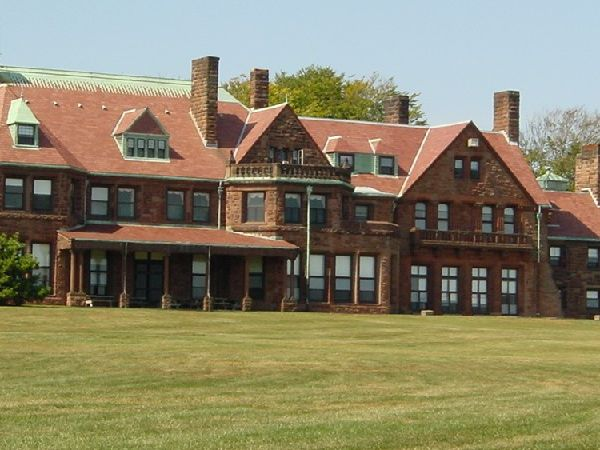
#> input picture lecture_3/input/1-004-1.jpg, 600 x 450 px
$ python edge.py
#> lines starting #> are read from the running program, lines starting #| are printed output that depends on the picture
import cv2
import matplotlib.pyplot as plt
import numpy as np
from PIL import Image
from IPython.display import display, Image

def get_image_data(im):
    rgb = np.array(im)
    return im, rgb

def add_edge(img):
    H, W = img.shape
    WID = 1000# int(np.max(img.shape) * 2 ** 0.5)
    print(WID)
    e_img = np.zeros((WID, WID))
    e_img[
        int((WID-H)/2):int((WID+H)/2),
        int((WID-W)/2):int((WID+W)/2)
    ] = img
    return e_img

if __name__ == '__main__':
    path_src = './input/1-004-1.jpg'
    inputs_src = cv2.imread(path_src)
#> inputs_src is the input picture: shape (450, 600, 3); mean B, G, R 103.8, 130.5, 137
    edges_src = cv2.cvtColor(inputs_src, cv2.COLOR_RGB2GRAY)
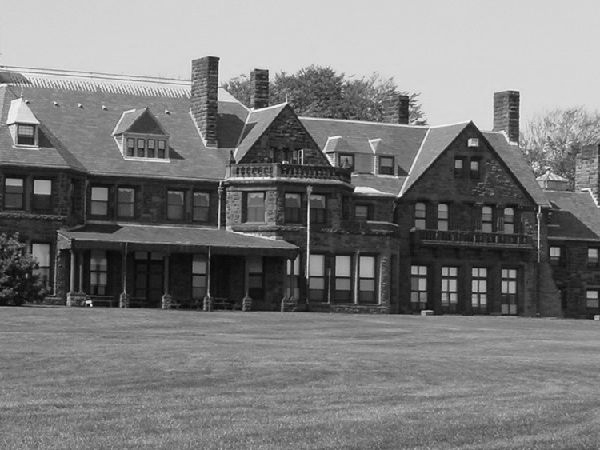
#> edges_src: shape (450, 600); min 1, max 253, mean 123.3
    output = add_edge(edges_src)
#> in add_edge, `e_img[ int((WID-H)/2):int((WID+H)/2), int((WID-W)/2):int((WID+W)/2) ] ..`:
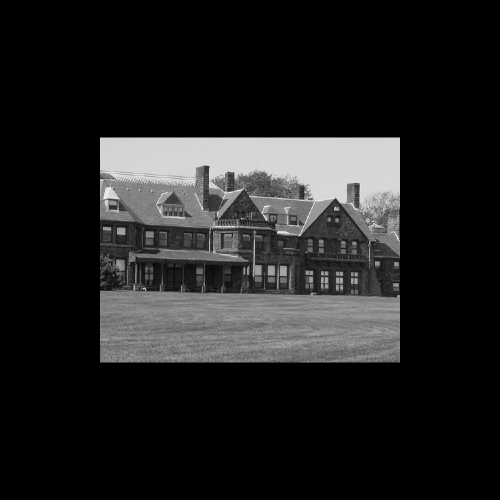
#> e_img: shape (1000, 1000) float64 (shown at 1/2 size); min 0, max 253, mean 33.3
    cv2.imwrite("test1.png", output)

$ run again, with lecture_3/input/1-004-2.jpg copied over lecture_3/input/1-004-1.jpg
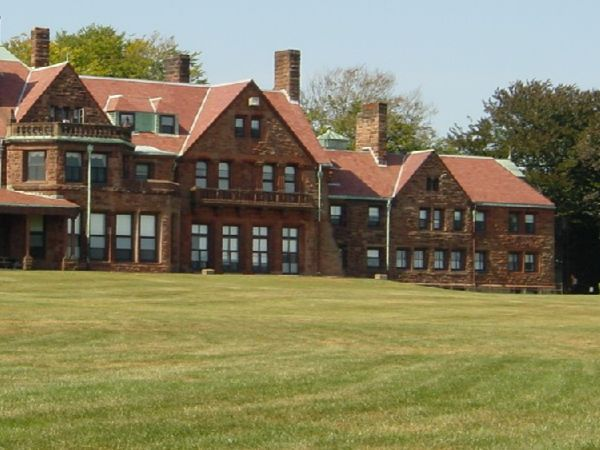
#> input picture lecture_3/input/1-004-2.jpg, 600 x 450 px
#> inputs_src is the input picture: shape (450, 600, 3); mean B, G, R 94.9, 126.4, 131.9
#> `edges_src = cv2.cvtColor(inputs_src, cv2.COLOR_RGB2GRAY)`:
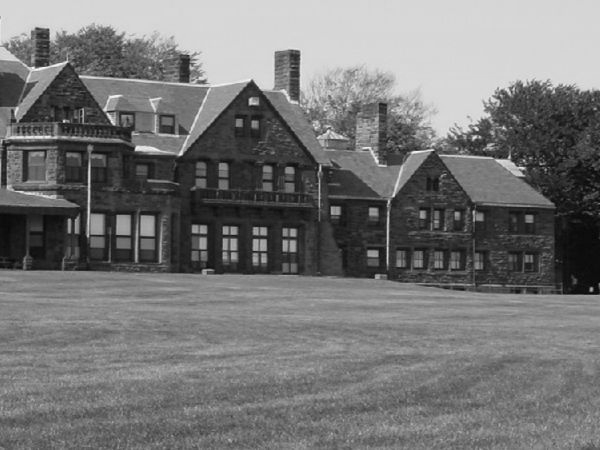
#> edges_src: shape (450, 600); min 5, max 248, mean 117.6
#> in add_edge, `e_img[ int((WID-H)/2):int((WID+H)/2), int((WID-W)/2):int((WID+W)/2) ] ..`:
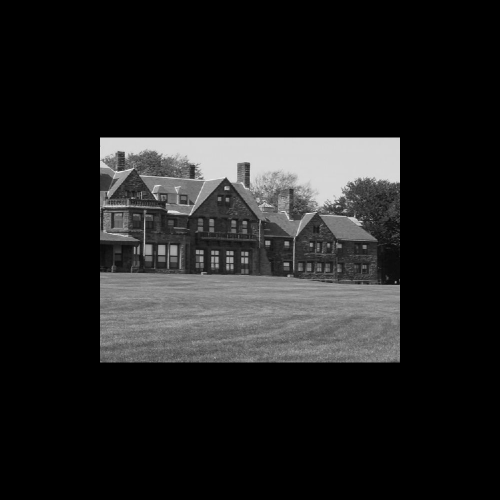
#> e_img: shape (1000, 1000) float64 (shown at 1/2 size); min 0, max 248, mean 31.7

$ run again, with lecture_3/input/2-004-2.jpg copied over lecture_3/input/1-004-1.jpg
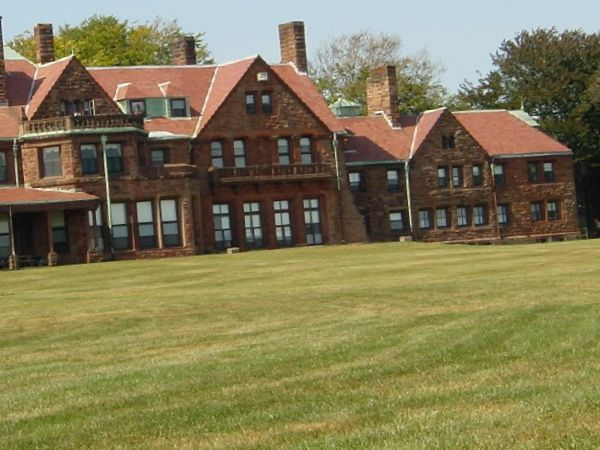
#> input picture lecture_3/input/2-004-2.jpg, 600 x 450 px
#> inputs_src is the input picture: shape (450, 600, 3); mean B, G, R 85.3, 122, 129.6
#> `edges_src = cv2.cvtColor(inputs_src, cv2.COLOR_RGB2GRAY)`:
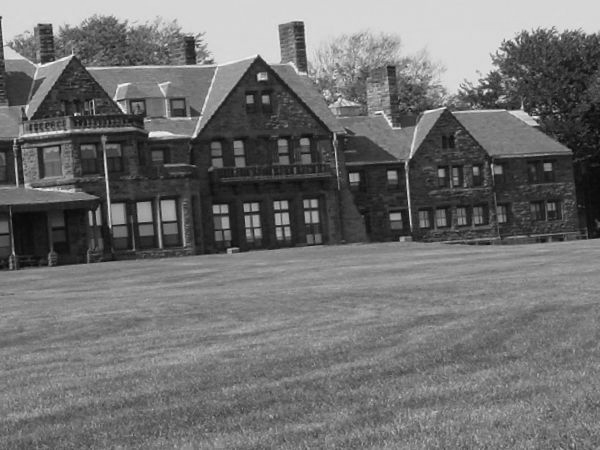
#> edges_src: shape (450, 600); min 8, max 249, mean 111.9
#> in add_edge, `e_img[ int((WID-H)/2):int((WID+H)/2), int((WID-W)/2):int((WID+W)/2) ] ..`:
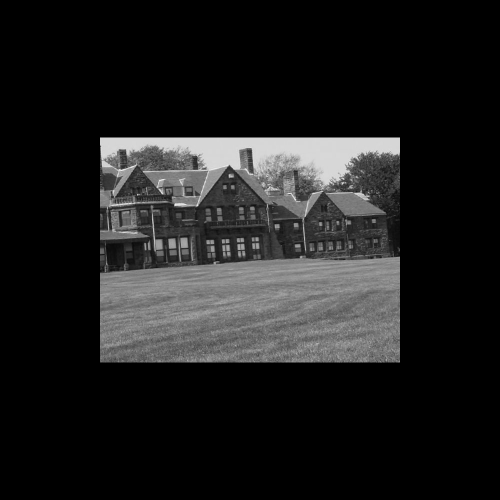
#> e_img: shape (1000, 1000) float64 (shown at 1/2 size); min 0, max 249, mean 30.2
